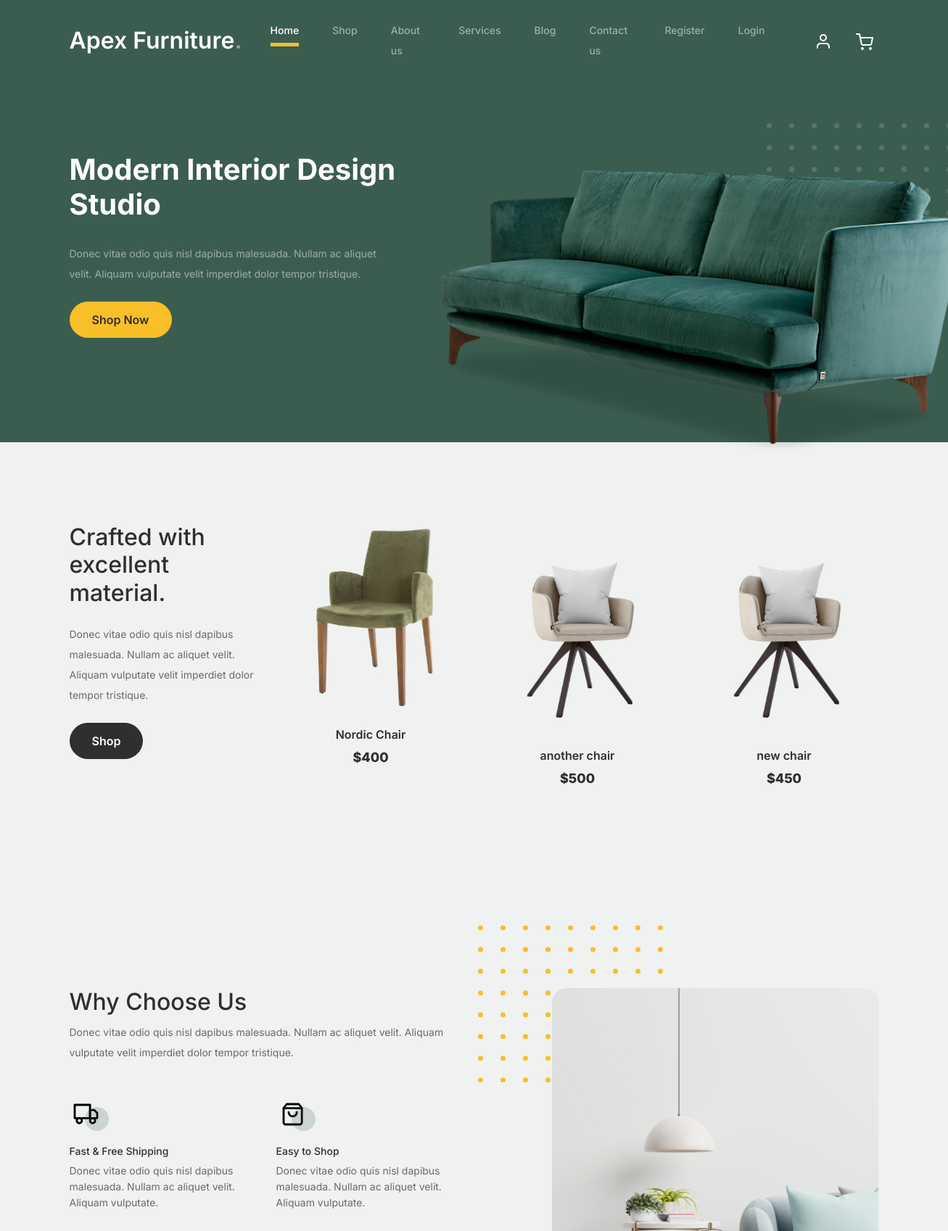
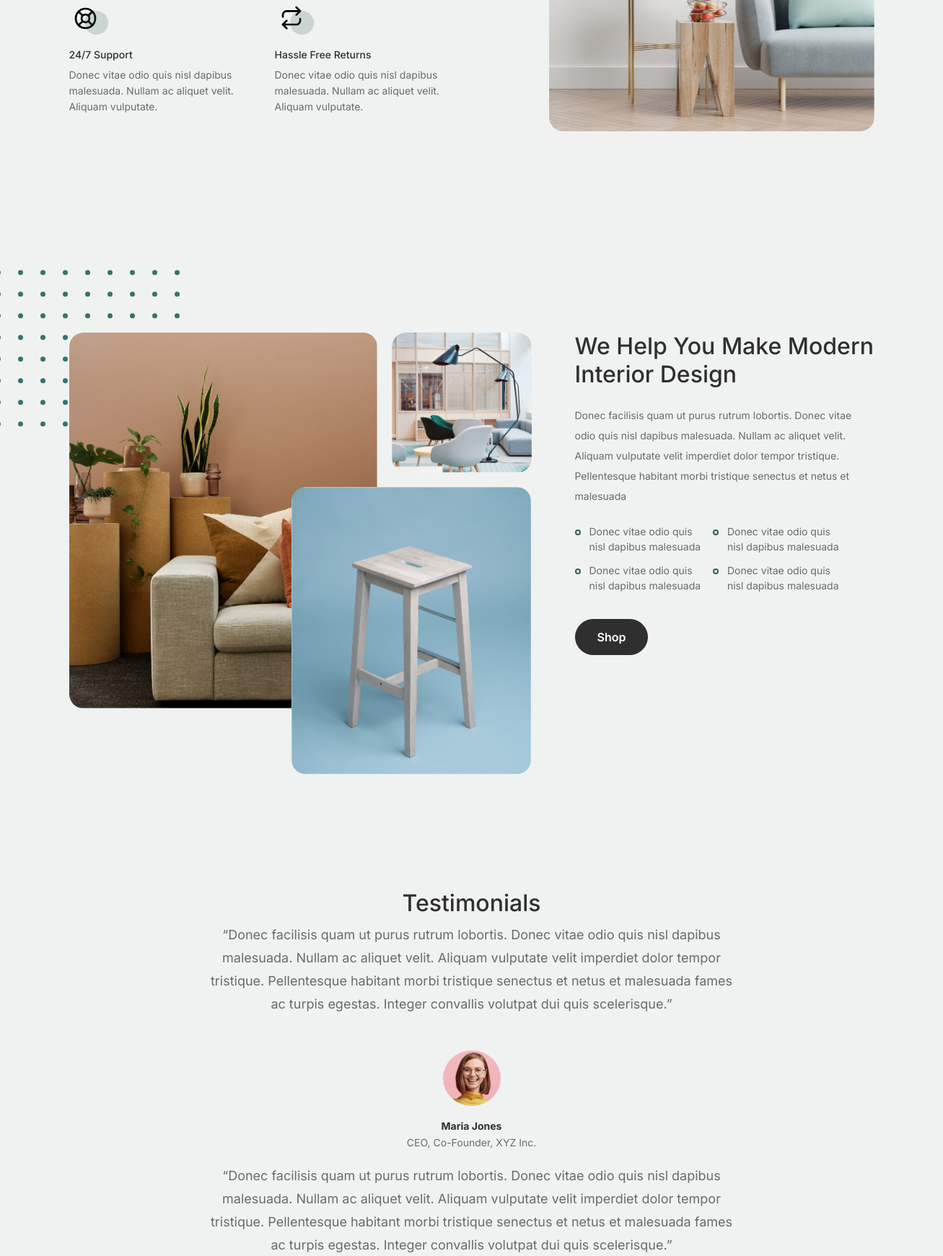
The page / (upper part) on the database its author committed (2 pictures, top to bottom).
### furn/models.py (models this page shows, shortened)
class Product(models.Model):
    name = models.CharField(max_length=150)
    price = models.IntegerField()
    image = models.ImageField(upload_to='products')
    slug = models.SlugField(null=True, blank=True)

### furn/views.py (the view)
# urls.py: path('', views.home, name="home"),
def home(request):
    products = Product.objects.all()[:3]
    blogs = Blog.objects.all()[:5]
    context = {"products": products, "blogs": blogs}
    return render(request, "home.html", context)

### templates/home.html (shortened to what this page needs)
{% extends 'navbar.html' %}
{% load static %}
{% block content %}
			<div class="hero">
				<div class="container">
					<div class="row justify-content-between">
						<div class="col-lg-5">
							<div class="intro-excerpt">
								<h1>Modern Interior <span clsas="d-block">Design Studio</span></h1>
								<p class="mb-4">Donec vitae odio quis nisl dapibus malesuada. Nullam ac aliquet velit. Aliquam vulputate velit imperdiet dolor tempor tristique.</p>
								<p><a href="{% url 'shop' %}" class="btn btn-secondary me-2">Shop Now</a></p>
							</div>
						</div>
						<div class="col-lg-7">
							<div class="hero-img-wrap">
								<img src="{% static 'images/couch.png' %}" class="img-fluid">
							</div>
						</div>
					</div>
				</div>
			</div>
		<div class="product-section">
			<div class="container">
				<div class="row">
					<div class="col-md-12 col-lg-3 mb-5 mb-lg-0">
						<h2 class="mb-4 section-title">Crafted with excellent material.</h2>
						<p class="mb-4">Donec vitae odio quis nisl dapibus malesuada. Nullam ac aliquet velit. Aliquam vulputate velit imperdiet dolor tempor tristique. </p>
						<p><a href="{% url 'shop' %}" class="btn">Shop</a></p>
					</div>
					{% for product  in products %}
					<div class="col-12 col-md-4 col-lg-3 mb-5 mb-md-0">
						<a class="product-item" href="{% url 'product' product.slug %}">
							<img src={{product.image.url}} class="img-fluid product-thumbnail">
							<h3 class="product-title">{{product.name}}</h3>
							<strong class="product-price">${{product.price}}</strong>
						</a>
					</div>
					{% endfor %}
				</div>
			</div>
		</div>
		<div class="why-choose-section">
			<div class="container">
				<div class="row justify-content-between">
					<div class="col-lg-6">
						<h2 class="section-title">Why Choose Us</h2>
						<p>Donec vitae odio quis nisl dapibus malesuada. Nullam ac aliquet velit. Aliquam vulputate velit imperdiet dolor tempor tristique.</p>
						<div class="row my-5">
							<div class="col-6 col-md-6">
								<div class="feature">
									<div class="icon">
										<img src="{% static 'images/truck.svg' %}" alt="Image" class="imf-fluid">
									</div>
									<h3>Fast &amp; Free Shipping</h3>
									<p>Donec vitae odio quis nisl dapibus malesuada. Nullam ac aliquet velit. Aliquam vulputate.</p>
								</div>
							</div>
							<div class="col-6 col-md-6">
								<div class="feature">
									<div class="icon">
										<img src="{% static 'images/bag.svg' %}" alt="Image" class="imf-fluid">
									</div>
									<h3>Easy to Shop</h3>
									<p>Donec vitae odio quis nisl dapibus malesuada. Nullam ac aliquet velit. Aliquam vulputate.</p>
								</div>
							</div>
							<div class="col-6 col-md-6">
								<div class="feature">
									<div class="icon">
										<img src="{% static 'images/support.svg' %}" alt="Image" class="imf-fluid">
									</div>
									<h3>24/7 Support</h3>
									<p>Donec vitae odio quis nisl dapibus malesuada. Nullam ac aliquet velit. Aliquam vulputate.</p>
								</div>
							</div>
							<div class="col-6 col-md-6">
								<div class="feature">
									<div class="icon">
										<img src="{% static 'images/return.svg' %}" alt="Image" class="imf-fluid">
									</div>
									<h3>Hassle Free Returns</h3>
									<p>Donec vitae odio quis nisl dapibus malesuada. Nullam ac aliquet velit. Aliquam vulputate.</p>
								</div>
							</div>
						</div>
					</div>
					<div class="col-lg-5">
						<div class="img-wrap">
							<img src="{% static 'images/why-choose-us-img.jpg' %}" alt="Image" class="img-fluid">
						</div>
					</div>
				</div>
			</div>
		</div>
		<div class="we-help-section">
			<div class="container">
				<div class="row justify-content-between">
					<div class="col-lg-7 mb-5 mb-lg-0">
						<div class="imgs-grid">
							<div class="grid grid-1"><img src="{% static 'images/img-grid-1.jpg' %}" alt="Untree.co"></div>
							<div class="grid grid-2"><img src="{% static 'images/img-grid-2.jpg' %}" alt="Untree.co"></div>
							<div class="grid grid-3"><img src="{% static 'images/img-grid-3.jpg' %}" alt="Untree.co"></div>
						</div>
					</div>
					<div class="col-lg-5 ps-lg-5">
						<h2 class="section-title mb-4">We Help You Make Modern Interior Design</h2>
						<p>Donec facilisis quam ut purus rutrum lobortis. Donec vitae odio quis nisl dapibus malesuada. Nullam ac aliquet velit. Aliquam vulputate velit imperdiet dolor tempor tristique. Pellentesque habitant morbi tristique senectus et netus et malesuada</p>
						<ul class="list-unstyled custom-list my-4">
							<li>Donec vitae odio quis nisl dapibus malesuada</li>
							<li>Donec vitae odio quis nisl dapibus malesuada</li>
							<li>Donec vitae odio quis nisl dapibus malesuada</li>
							<li>Donec vitae odio quis nisl dapibus malesuada</li>
						</ul>
						<p><a href="{% url 'shop' %}" class="btn">Shop</a></p>
					</div>
				</div>
			</div>
		</div>
		<div class="testimonial-section">
			<div class="container">
				<div class="row">
					<div class="col-lg-7 mx-auto text-center">
						<h2 class="section-title">Testimonials</h2>
					</div>
				</div>
				<div class="row justify-content-center">
					<div class="col-lg-12">
						<div class="testimonial-slider-wrap text-center">
							<div class="testimonial-slider">
								<div class="item">
									<div class="row justify-content-center">
										<div class="col-lg-8 mx-auto">
											<div class="testimonial-block text-center">
												<blockquote class="mb-5">
													<p>&ldquo;Donec facilisis quam ut purus rutrum lobortis. Donec vitae odio quis nisl dapibus malesuada. Nullam ac aliquet velit. Aliquam vulputate velit imperdiet dolor tempor tristique. Pellentesque habitant morbi tristique senectus et netus et malesuada fames ac turpis egestas. Integer convallis volutpat dui quis scelerisque.&rdquo;</p>
												</blockquote>
												<div class="author-info">
													<div class="author-pic">
														<img src="{% static 'images/person-1.png' %}" alt="Maria Jones" class="img-fluid">
													</div>
													<h3 class="font-weight-bold">Maria Jones</h3>
													<span class="position d-block mb-3">CEO, Co-Founder, XYZ Inc.</span>
												</div>
											</div>
										</div>
									</div>
								</div>
								<div class="item">
									<div class="row justify-content-center">
										<div class="col-lg-8 mx-auto">
											<div class="testimonial-block text-center">
												<blockquote class="mb-5">
													<p>&ldquo;Donec facilisis quam ut purus rutrum lobortis. Donec vitae odio quis nisl dapibus malesuada. Nullam ac aliquet velit. Aliquam vulputate velit imperdiet dolor tempor tristique. Pellentesque habitant morbi tristique senectus et netus et malesuada fames ac turpis egestas. Integer convallis volutpat dui quis scelerisque.&rdquo;</p>
												</blockquote>
											</div>
										</div>
									</div>
								</div>
							</div>
						</div>
					</div>
				</div>
			</div>
		</div>
{% endblock %}

### rows shown on the page
Product: image (picture), name "Nordic Chair", price "400"
Product: image (picture), name "another chair", price "500"
Product: image (picture), name "new chair", price "450"
